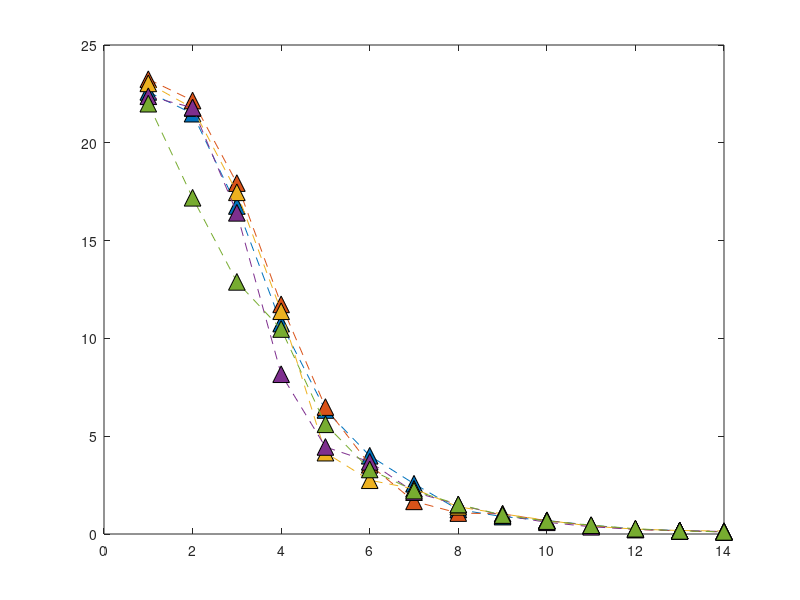

Reproduce this figure in MATLAB. (Note: this script raises an error after producing the figure.)
clear;
close all;
%AS3959 firebrand mass flux horizontal distribution Forest FDI80 

Firebrand_flux_BAL12p5 = [22.60	21.49	16.77	10.76	6.34	4.00	2.57	1.25	0.89	0.69	0.45	0.25	0.17	0.11];
Firebrand_flux_BAL19 = [23.25	22.16	17.94	11.74	6.49	3.54	1.67	1.07	1.03	0.68	0.43	0.23	0.16	0.11];
Firebrand_flux_BAL29 = [23.04	21.78	17.47	11.39	4.16	2.75	2.31	1.39	1.03	0.70	0.40	0.25	0.18	0.15];
Firebrand_flux_BAL40 = [22.38	21.80	16.42	8.17	4.45	3.69	2.14	1.50	0.95	0.60	0.37	0.24	0.17	0.13];
Firebrand_flux_BALFZ = [22.00	17.19	12.89	10.48	5.61	3.30	2.22	1.51	0.97	0.66	0.45	0.27	0.16	0.11];

plot([Firebrand_flux_BAL12p5],'^--','MarkerSize',12,'MarkerEdgeColor','black','MarkerFaceColor',[0, 0.4470, 0.7410]);
hold on
plot([Firebrand_flux_BAL19],'^--','MarkerSize',12,'MarkerEdgeColor','black','MarkerFaceColor',[0.8500, 0.3250, 0.0980]);
plot([Firebrand_flux_BAL29],'^--','MarkerSize',12,'MarkerEdgeColor','black','MarkerFaceColor',[0.9290, 0.6940, 0.1250]);
plot([Firebrand_flux_BAL40],'^--','MarkerSize',12,'MarkerEdgeColor','black','MarkerFaceColor',[0.4940, 0.1840, 0.5560]);
plot([Firebrand_flux_BALFZ],'^--','MarkerSize',12,'MarkerEdgeColor','black','MarkerFaceColor',[0.4660, 0.6740, 0.1880]);
ax = gca;
ax.XTickLabels = {'x=132 m~138 m','x=138 m~144 m','x=144 m~150 m','x=150 m~ 156 m','x=156 m~162 m','x=162 m~168 m','x=168 m~174 m','x=174 m~180 m','x=180 m~186 m','x=186 m~192 m','x=192 m~198 m','x=198 m~204 m','x=204 m~210 m','x=210 m~216 m'};

grid on;


box on
xtickangle(45)
xlabel('Location of the horizontal plane','FontWeight','bold','FontSize',20,...
    'FontName','Calibri');
ylabel('Firebrand mass flux (kg.s^{-1})','FontWeight','bold','FontSize',20,...
    'FontName','Calibri');

set(gca,'fontsize',18);

legend('BAL 12.5','BAL 19','BAL 29','BAL 40','BAL FZ')
